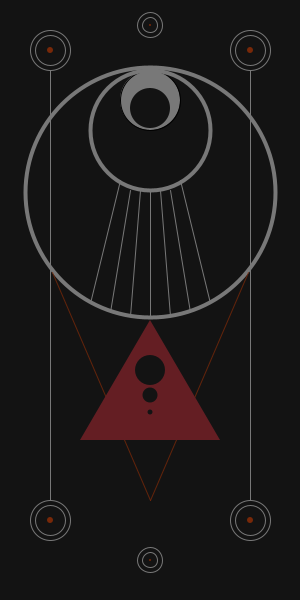
Frame 1 (no input)
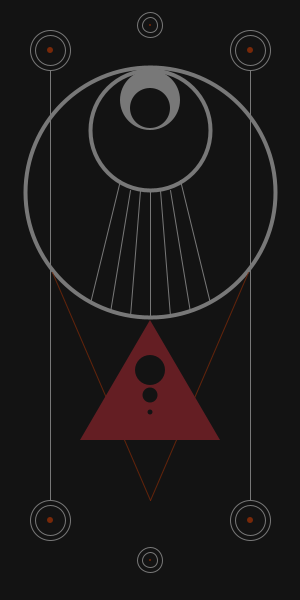
Frame 2 (the mouse pressed at the canvas centre, redrawn once)

The Processing sketch that drew these frames (run headless with seeded random() and noise(); the mouse was pressed at the canvas centre and the sketch redrawn once):

// Processing sketch: processing_25095
// ── processing_25095.pde

//import processing.pdf.*;

void setup() {
size(300,600);
noLoop();
//beginRecord(PDF, "filename.pdf"); 
}


void draw() {
background(19);
smooth();
fill(120);
ellipse(150,100,60,60);
stroke(120);
strokeWeight(4);
noFill();
ellipse(150, 130, 120,120);

noStroke();
fill(19);
ellipse(150,108,40,40);

noFill();
stroke(120);
ellipse(150,192,250,250);

strokeWeight(1);


line(170,190, 190, 312);
line(160,190,170,316);

line(150, 190, 150, 318);

line(140, 190, 130, 316);
line(130, 190, 110, 312);

line(120,180, 90, 303);
line(180, 180, 210, 303);


ellipse(50,50, 30,30);
ellipse(50,50, 40, 40);
ellipse(250, 50, 30, 30);
ellipse(250, 50, 40,40);
ellipse(150, 25, 15, 15);
ellipse(150, 25, 25, 25);

noStroke();
fill(120, 40, 8);
ellipse(50,50,6, 6);
ellipse(250,50, 6, 6);
ellipse(150,25, 2, 2);

stroke(120);
line(50,70, 50, 500);
line(250, 70, 250, 500);

noFill();
ellipse(50,520, 40, 40);
ellipse(50, 520, 30, 30);
ellipse(250, 520, 40, 40);
ellipse(250,520, 30, 30);


fill(120, 40, 8);
noStroke();
ellipse(50, 520, 6, 6);
ellipse(250, 520, 6, 6);

stroke(120,40,8, 200);
line(52, 272, 150, 500);
line(248, 272, 150, 500);

fill(100,30,35);
noStroke();
triangle(80, 440, 150, 320, 220, 440);
fill(19);
ellipse(150, 370, 30, 30);
ellipse(150, 395, 15, 15);
ellipse(150, 412, 5, 5);

stroke(120);
ellipse(150, 560, 25,25);
ellipse(150,560, 15,15);

fill(120, 40, 8);
noStroke();
ellipse(150,560, 2, 2);

//endRecord();
}
